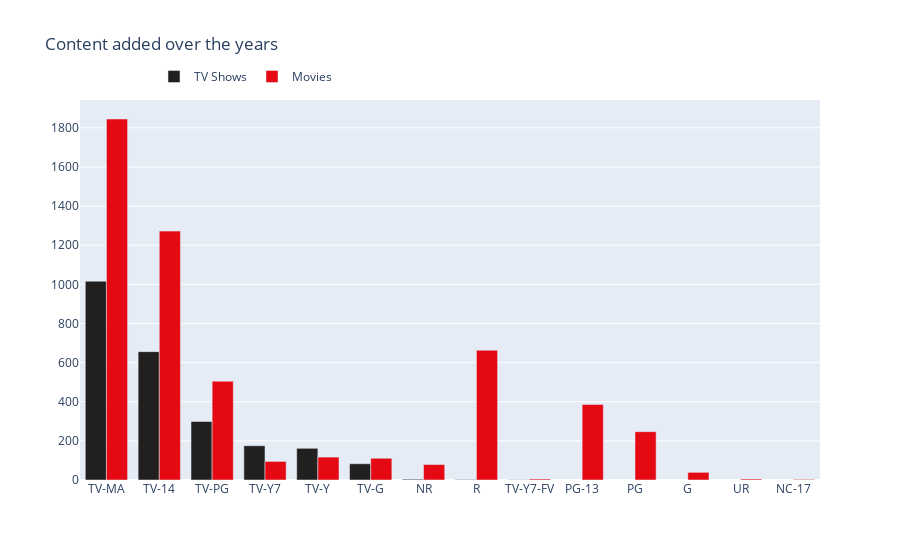

Notebook cell for this chart:
### Code cell
col = "rating"

vc1 = d1[col].value_counts().reset_index()
vc1 = vc1.rename(columns = {col : "count", "index" : col})
vc1['percent'] = vc1['count'].apply(lambda x : 100*x/sum(vc1['count']))
#vc1 = vc1.sort_values(col)

vc2 = d2[col].value_counts().reset_index()
vc2 = vc2.rename(columns = {col : "count", "index" : col})
vc2['percent'] = vc2['count'].apply(lambda x : 100*x/sum(vc2['count']))
#vc2 = vc2.sort_values(col)

trace1 = go.Bar(x=vc1[col], y=vc1["count"], name="TV Shows", marker=dict(color="#221f1f"))
trace2 = go.Bar(x=vc2[col], y=vc2["count"], name="Movies", marker=dict(color="#e50914"))
data = [trace1, trace2]
layout = go.Layout(title="Content added over the years", legend=dict(x=0.1, y=1.1, orientation="h"))
fig = go.Figure(data, layout=layout)
fig.show()

### Figure 1 — Plotly figure (JSON) as saved in the notebook; plotly's stock layout.template omitted (floating-point values rounded to 4 significant figures)
{"data": [{"marker": {"color": "#221f1f"}, "name": "TV Shows", "type": "bar", "x": ["TV-MA", "TV-14", "TV-PG", "TV-Y7", "TV-Y", "TV-G", "NR", "R", "TV-Y7-FV"], "y": [1016, 656, 299, 175, 162, 83, 4, 2, 1]}, {"marker": {"color": "#e50914"}, "name": "Movies", "type": "bar", "x": ["TV-MA", "TV-14", "R", "TV-PG", "PG-13", "PG", "TV-Y", "TV-G", "TV-Y7", "NR", "G", "UR", "TV-Y7-FV", "NC-17"], "y": [1845, 1272, 663, 505, 386, 247, 117, 111, 95, 79, 39, 5, 5, 3]}], "layout": {"legend": {"orientation": "h", "x": 0.1, "y": 1.1}, "title": {"text": "Content added over the years"}}}
